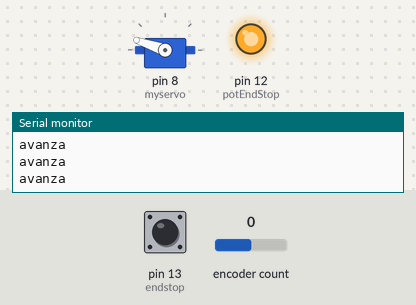
Simulated run of this sketch. Board: Arduino Uno, built with avr-gcc and run on an emulated ATmega328P. On the bench: servo, output pins drawn as LEDs (lit = HIGH), the last lines printed to the serial monitor. Inputs (shaded band) come from the test bench; at power-on: pin 13 (endstop) HIGH, encoder count 0.

Above: at 1.2 s.
1.3 s: pin 13 (endstop) pulled LOW for 0.15 s
At 3.0 s:
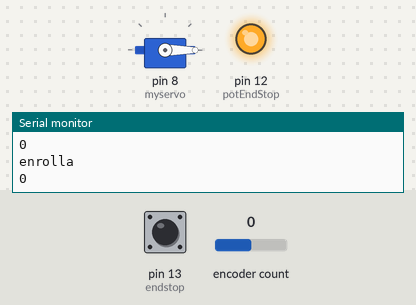
3.8 s: pin 13 (endstop) pulled LOW for 1 s
At 4.4 s:
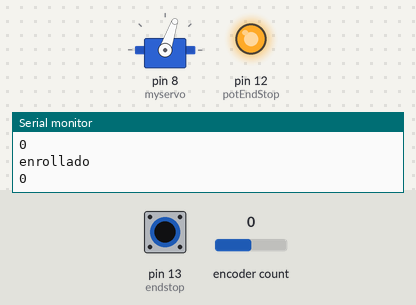
Timing chart, 0 to 10.3 s (numbered marks = the images above; inputs shaded):
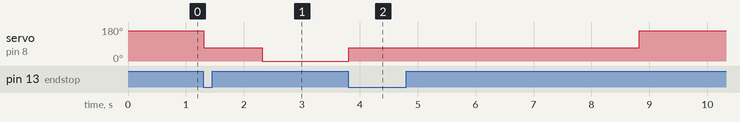

The sketch:

cuenta_pasos_encoder.ino
```cpp
volatile int unsigned pulsos=0;
#include <Encoder.h>
Encoder myEnc(2, 6);

#include <Servo.h>
Servo myservo;  // Cremos el objeto de servo
const int speed0 = 71; // valor en el que el servo se mantiene quieto (es posible que haga falta variarlo un poco)
const int speedIda = speed0+90;
const int speedVuelta = speed0-90;
int i; // iterador
int potEndStop = 12;
int endstop = 13 ; // logica inversa en el endstop 0=pulsado, 1=no pulsado
int buttonState = 0;
int buttonStateOld = 0;
int posicionfinal = false;
int posicionInicial = true;
int vel;
int cuentapasos;
int posicion ;

int valor = 300;

void setup()
{
  Serial.begin(9600);
  pinMode(potEndStop, OUTPUT);
  digitalWrite(potEndStop, HIGH);
  myservo.attach(8);  // attaches the servo on pin 9 to the servo object
  pinMode(endstop, INPUT);
  vel = speedIda;

}

long oldPosition  = myEnc.read();

 void loop(){
   //DESENROLLA HASTA EL FINAL
   buttonState = digitalRead(endstop);
    while (buttonState == HIGH || posicionfinal == false){
        myservo.write(speedIda);
        Serial.println("avanza" );
        buttonStateOld = buttonState;
        buttonState = digitalRead(endstop);
        if (buttonState == LOW && buttonStateOld == HIGH){
             posicionfinal = true;
             posicionInicial = false;
             cuentapasos=0;
             myservo.write(speed0);
             Serial.println("llegada" );
             delay (1000);
            }
      }

    //ENROLLA CONTANDO PASOS
      while (buttonState ==HIGH || posicionInicial == false){
      myservo.write(speedVuelta);
        Serial.println("enrolla" );
        buttonStateOld = buttonState;
        buttonState = digitalRead(endstop);
        long newPosition = myEnc.read();
        funcionpaso();
        if (buttonState == LOW && buttonStateOld == HIGH){
            posicionInicial = true;
            posicionfinal = false;
            myservo.write(speed0);
            Serial.println("enrollado" );
            Serial.println(cuentapasos);
            delay (5000);
            posicion = 0;
      }
      }

  while (posicion < valor-10 || posicion > valor+10){
     Serial.println("colocar" );
     if  ( posicion < valor-10){
            myservo.write(speedIda);
            funcionpaso();
      }
      else {myservo.write(speedVuelta);}
 };

Serial.print("colocado: " );
Serial.println(posicion);
}

void funcionpaso() {
  long newPosition = myEnc.read();
  if (newPosition != oldPosition) {
    oldPosition = newPosition;
    cuentapasos++;}
    Serial.println(cuentapasos);
}
```

Measured:
- after the input at 1.3 s, servo on pin 8 (myservo): 161° → 71° at once, → 0° 1.0 s later
- after the input at 3.8 s, servo on pin 8 (myservo): 0° → 71° at once, → 161° 5.0 s later
